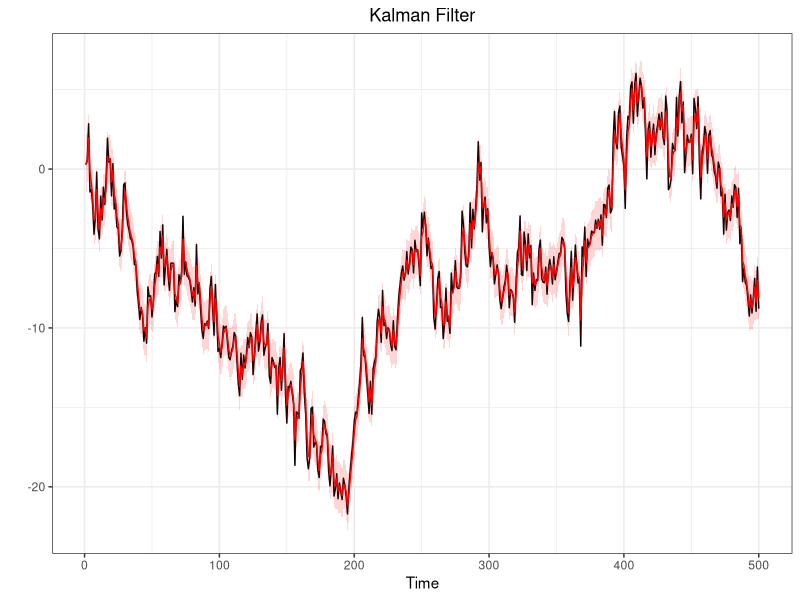

Write the R code that produced this figure. (Note: this script raises an error after producing the figure.)
#@@@@@@@@@@@@@@@@@@@@##
#   SMC: FILTERING    #
#@@@@@@@@@@@@@@@@@@@@##
library(ggplot2)
q025=function(x){quantile(x,0.025)}
q975=function(x){quantile(x,0.975)}


#Generate a random walk plus noise
#---------------------------------
#n = sample dim
#sigma = obs noise variance
#tau = state noise variance
#x0 = init state

dlm.sim = function(n,sigma,tau,x0){
  x    = rep(0,n)  #state process
  y    = rep(0,n)  #obs process
  x[1] = rnorm(1,x0,tau)
  y[1] = rnorm(1,x[1],sigma)
  for (t in 2:n){
    x[t] = rnorm(1,x[t-1],tau)
    y[t] = rnorm(1,x[t],sigma)
  }
  return(list(x=x,y=y))
}

#Filtering, using data
#---------------------
#y = observed data

DLM<-function(data,sig2,tau2,m0,C0){
  n  = length(data)
  m  = rep(0,n)
  C  = rep(0,n)
  s = rep(0,n)
  S = rep(0,n)
  B  = rep(0,n-1)
  for (t in 1:n){
    if (t==1){
      a = m0
      R = C0 + tau2
    }else{
      a = m[t-1]
      R = C[t-1] + tau2
    }
    A = R/(R+sig2)
    m[t] = (1-A)*a + A*y[t]
    C[t] = A*sig2
    B[t-1] = C[t]/(C[t]+tau2)
  }
  s[n] = m[n]
  S[n] = C[n]
  for (t in (n-1):1){
    s[t] = (1-B[t])*m[t]+B[t]*s[t+1]
    S[t] = (1-B[t])*C[t]+B[t]^2*S[t+1]
  }
  return(list(m=m,C=C,s=s,S=S))
}


#Generate a random walk plus noise
#---------------------------------
n=500
tau2=1
sigma2=1
sigma=sqrt(sigma2)
tau=sqrt(tau2)
x0=0

sim<-dlm.sim(n,sigma,tau,x0)
y<-sim$y
x<-sim$x

#Kalman Filter
#-------------
m0=0
C0=100
filtval<-DLM(y,sigma2,tau2,m0,C0)
m<-filtval$m
C<-filtval$C
Low = m + qnorm(0.025)*sqrt(C)
Up = m + qnorm(0.975)*sqrt(C)

#Put everything in a data frate (for ggplot)
timeframe<-c(1:length(y))
DLM.df<-data.frame(timeframe,y,x,m,C,Low,Up)

#Plots (observetions in black and filtered states in red)
ggplot(DLM.df,aes(x=timeframe))+
  geom_line(aes(y=y))+
  geom_line(aes(y=m),col="red")+
  geom_ribbon(aes(ymin = Low, ymax = Up),
              fill="red",alpha=0.16) +
  labs(x="Time",
       y="")+
  ggtitle("Kalman Filter")+
  theme_bw()+
  theme(plot.title = element_text(hjust = 0.5))

#Sequential Importance Sampling
#------------------------------
#This function produce sequential importance samples
#for Space state model that have linear gaussian state process
#y=data
#N=n°sample produced
#m0,c0,tau and sigma specified as above
#It returns xs,ws and ess which are respectively the filtered states
#the relative weight and the effective sample size for any period.

SISfun<-function(data,N,m0,C0,tau,sigma,smooth){
  xs<-NULL
  ws<-NULL
  ess<-NULL
  x  = rnorm(N,m0,sqrt(C0))
  w  = rep(1/N,N)
  for(t in 1:length(data)){
    x    = rnorm(N,x,tau)                   #sample from N(x_{0},tau)
    w    = w*dnorm(data[t],x,sigma)         #update weight
    wnorm= w/sum(w)                         #normalized weight
    ESS  = 1/sum(wnorm^2)                   #effective sample size
    draw = sample(x,size=N,replace=T,prob=wnorm)
    xs = rbind(xs,draw)
    ws = rbind(ws,wnorm)
    ess =rbind(ess,ESS)
  }

  if(smooth){
    xb = matrix(0,n,N)
    for (j in 1:N){
      xb[n,j] = xs[n,j]
      for (t in (n-1):1){
        w = dnorm(xb[t+1,j],xs[t,],tau)
        w = w/sum(w)
        xb[t,j] = sample(xs[t,],size=1,prob=w)
      }
    }
    return(list(xs=xs,ws=ws,xb=xb))
  }else{}
  
    return(list(xs=xs,ws=ws,ess=ess))
}
#Nota: il SIS così costruito (Chopin-Papastiliopoluos) 
#ha problemi con i pesi infatti wnorm dopo un po di iteraioni 
#è un vettore (0,0,...,0,1) dopodichè da errore

#post-estimation command: plot the filtered states
SISfilterplot<-function(data,sisfun){
  require(ggplot2)
  mx = apply(sisfun$xs,1,median)
  lx = apply(sisfun$xs,1,q025)
  ux = apply(sisfun$xs,1,q975)
  
  timeframe<-c(1:length(data))
  SIS.df<-data.frame(timeframe,data,mx,lx,ux)
  
  ggplot(SIS.df,aes(x=timeframe))+
    geom_line(aes(y=data))+
    geom_line(aes(y=mx),col="red")+
    geom_ribbon(aes(ymin = lx, ymax = ux),
                fill="red",alpha=0.16) +
    labs(x="Time",
         y="")+
    ggtitle("SIS filter")+
    theme_bw()+
    theme(plot.title = element_text(hjust = 0.5))
}

a<-SISRfun(y,1000,0,100,1,1)

#Sequential Importance Sampling with Resampling
#----------------------------------------------
SISRfun<-function(data,N,m0,C0,tau,sigma,smooth){
  if(missing(smooth)){smooth=F}
  ws  = NULL
  xs  = NULL
  ess = NULL
  x   = rnorm(N,m0,sqrt(C0))
  w   = rep(1/N,N)
  n   = length(data)
  for (t in 1:n){
    x1  = rnorm(N,x,tau)
    w   = dnorm(data[t],x1,sigma)
    w   = w/sum(w)
    ESS = 1/sum(w^2)
    x   = sample(x1,size=N,replace=T,prob=w)
    xs  = rbind(xs,x)
    ws  = rbind(ws,w/sum(w))
    ess = c(ess,ESS)
  }
  if(smooth){
    xb = matrix(0,n,N)
    for (j in 1:N){
      xb[n,j] = xs[n,j]
      for (t in (n-1):1){
        w = dnorm(xb[t+1,j],xs[t,],tau)
        w = w/sum(w)
        xb[t,j] = sample(xs[t,],size=1,prob=w)
      }
    }
    return(list(xs=xs,ws=ws,xb=xb))
  }else{}
  
  return(list(xs=xs,ws=ws,ess=ess))
}
#again a post estimation command
SISRfilterplot<-function(data,sisrfun){
  require(ggplot2)
  mx = apply(sisrfun$xs,1,median)
  lx = apply(sisrfun$xs,1,q025)
  ux = apply(sisrfun$xs,1,q975)
  
  timeframe<-c(1:length(data))
  SIS.df<-data.frame(timeframe,data,mx,lx,ux)
  
  ggplot(SIS.df,aes(x=timeframe))+
    geom_line(aes(y=data))+
    geom_line(aes(y=mx),col="red")+
    geom_ribbon(aes(ymin = lx, ymax = ux),
                fill="red",alpha=0.16) +
    labs(x="Time",
         y="")+
    ggtitle("SISR filter")+
    theme_bw()+
    theme(plot.title = element_text(hjust = 0.5))
}

#ESS-based Adaptive Resampling
#-----------------------------
g<-ESSARfun(y,1000,0,100,1,1)
s<-SISRfun(y,1000,0,100,1,1)
ESSARfun<-function(data,N,m0,C0,tau,sigma){
  xs<-NULL
  ws<-NULL
  ess<-NULL
  x  = rnorm(N,m0,sqrt(C0))
  w  = rep(1/N,N)
  wnorm= w/sum(w)
  ESS  = 1/sum(wnorm^2)  
  for(t in 1:length(data)){
    
    if(ESS<(N/2)){
      x  =  rnorm(N,draw,tau)
      w   = dnorm(data[t],x,sigma)
      wnorm= w/sum(w)
      draw   = sample(x,size=N,replace=T,prob=wnorm)
      xs = rbind(xs,draw)
    }else{
      x    = rnorm(N,x,tau) 
      w    = w*dnorm(data[t],x,sigma)
      wnorm= w/sum(w)
      draw = sample(x,size=N,replace=T,prob=wnorm)
      xs = rbind(xs,draw)}
    
    ESS  = 1/sum(wnorm^2)  
    ws = rbind(ws,wnorm)
    ess =rbind(ess,ESS)
  }
  return(list(xs=xs,ws=ws,ess=ess))
}

#ESS-based adaptive resampling specificato da libro Petris
#---------------------------------------------------------
BPFfun<-function(data,N,m0,C0,tau,sigma){
  xs<-NULL
  ws<-NULL
  ess<-NULL
  x  = rnorm(N,m0,sqrt(C0))
  w  = rep(1/N,N)
  for(t in 1:length(data)){
    
    x    = rnorm(N,x,tau) 
    w    = w*dnorm(data[t],x,sigma)
    wnorm= w/sum(w)
    ESS  = 1/sum(wnorm^2)  
    
    if(ESS<(N/2)){
      index<-sample(N,size=N,replace=T,prob=wnorm)
      x<-x[index]
      wnorm<-rep(1/N,N)
      
    }else{}
    
    draw   = sample(x,size=N,replace=T,prob=wnorm)
    
    xs = rbind(xs,draw)
    ws = rbind(ws,wnorm)
    ess =rbind(ess,ESS)
  }
  return(list(xs=xs,ws=ws,ess=ess))
}

#Auxiliary Particle Filter (ESS-based resampling)
#------------------------------------------------
APFfun<-function(data,N,m0,C0,tau,sigma){
  ws  = NULL
  xs  = NULL
  ess = NULL
  x   = rnorm(N,m0,sqrt(C0))
  w   = rep(1/N,N)
  for (t in 1:n){
    w0  = w*dnorm(data[t],x,sigma)
    k   = sample(1:N,size=N,replace=TRUE,prob=w0)
    x1  = rnorm(N,x[k],tau)
    lw  = dnorm(data[t],x1,sigma,log=TRUE)-dnorm(data[t],x[k],sigma,log=TRUE)
    w   = exp(lw-max(lw))
    w   = w/sum(w)
    ESS = 1/sum(w^2)
    
    if(ESS<(N/2)){
      index<-sample(N,size=N,replace=T,prob=w)
      x1<-x1[index]
      w<-rep(1/N,N)
    }else{}
    
    x   = sample(x1,size=N,replace=T,prob=w)
    xs  = rbind(xs,x)
    ws  = rbind(ws,w)
    ess = c(ess,ESS)
  }
  return(list(xs=xs,ws=ws,ess=ess))
}

#APF no ESS based resampling
#---------------------------
NAMEfun<-function(data,N,m0,C0,tau,sigma,smooth){
  if(missing(smooth)){smooth=F}
  ws  = NULL
  xs  = NULL
  ess = NULL
  x   = rnorm(N,m0,sqrt(C0))
  w   = rep(1/N,N)
  for (t in 1:n){
    w0  = w*dnorm(data[t],x,sigma)
    k   = sample(1:N,size=N,replace=TRUE,prob=w0)
    x1  = rnorm(N,x[k],tau)
    lw  = dnorm(data[t],x1,sigma,log=TRUE)-dnorm(data[t],x[k],sigma,log=TRUE)
    w   = exp(lw-max(lw))
    w   = w/sum(w)
    ESS = 1/sum(w^2)
    x   = sample(x1,size=N,replace=T,prob=w)
    xs  = rbind(xs,x)
    ws  = rbind(ws,w/sum(w))
    ess = c(ess,ESS)
  }
  
  if(smooth){
    xb = matrix(0,n,N)
    for (j in 1:N){
      xb[n,j] = xs[n,j]
      for (t in (n-1):1){
        w = dnorm(xb[t+1,j],xs[t,],tau)
        w = w/sum(w)
        xb[t,j] = sample(xs[t,],size=1,prob=w)
      }
    }
    return(list(xs=xs,ws=ws,xb=xb))
  }else{}
  
  return(list(xs=xs,ws=ws,ess=ess))
}

#.................................................
#Filtervalues is a function that computes the mean
#and the variance of a SISR already estimated (post estimation command)
Filtervalues<-function(fun){
  xhat<-sapply(1:n,function(i)
    weighted.mean(fun$xs[i,],fun$ws[i,]))
  sdhat<-sapply(1:n,function(i)
    sqrt(weighted.mean((fun$xs[i,]-xhat[i])^2,fun$ws[i,])))
  
  return(list(mean=xhat,sd=sdhat))
  
}
#Example of Comparison (do in GGPLOT if possible)
h<-SISRfun(y,N,m0,C0,tau,sigma)
Var<-Filtervalues(h)$var
plot(sqrt(C),type="l",ylim=c(0.4,1))
par(new=T)
plot(Var,type="l",col="red",ylim=c(0.4,1))

#Filterplot is a function similar to Filtervalues 
#returning plots of median and quantiles
Filterplot<-function(data,fun,title){
  require(ggplot2)
  mx = apply(fun$xs,1,median)
  lx = apply(fun$xs,1,q025)
  ux = apply(fun$xs,1,q975)
  
  timeframe<-c(1:length(data))
  df<-data.frame(timeframe,data,mx,lx,ux)
  
  ggplot(df,aes(x=timeframe))+
    geom_line(aes(y=data))+
    geom_line(aes(y=mx),col="red")+
    geom_ribbon(aes(ymin = lx, ymax = ux),
                fill="red",alpha=0.16) +
    labs(x="Time",
         y="")+
    ggtitle(title)+
    theme_bw()+
    theme(plot.title = element_text(hjust = 0.5))
}

Smoothplot<-function(data,fun,title){
    require(ggplot2)
    mx = apply(fun$xb,1,median)
    lx = apply(fun$xb,1,q025)
    ux = apply(fun$xb,1,q975)
    
    timeframe<-c(1:length(data))
    df<-data.frame(timeframe,data,mx,lx,ux)
    
    ggplot(df,aes(x=timeframe))+
      geom_line(aes(y=data))+
      geom_line(aes(y=mx),col="blue")+
      geom_ribbon(aes(ymin = lx, ymax = ux),
                  fill="red",alpha=0.16) +
      labs(x="Time",
           y="")+
      ggtitle(title)+
      theme_bw()+
      theme(plot.title = element_text(hjust = 0.5))
  
}


